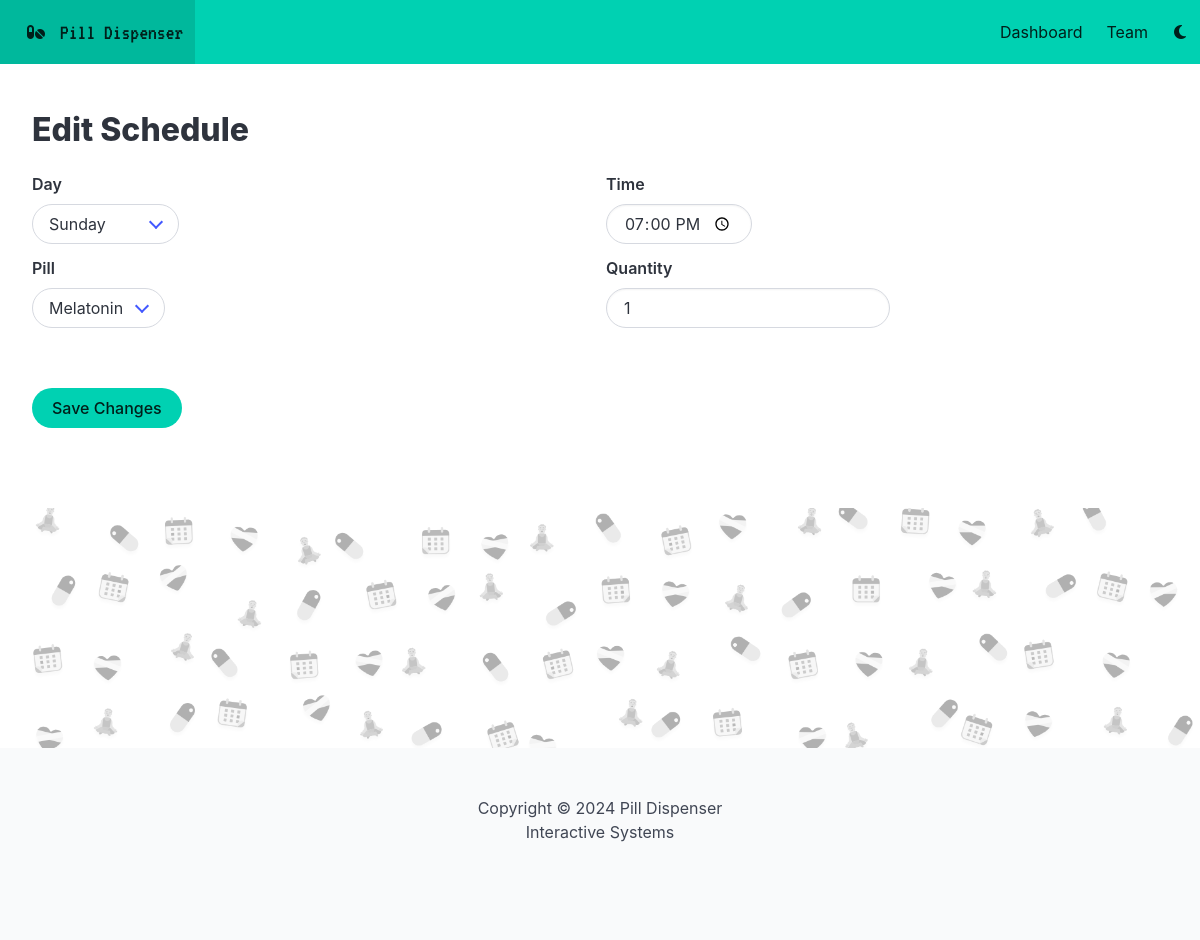
/edit_schedule/3, run on the app's committed database.
### app.py (models this page shows)
class Schedule(db.Model):
    id = db.Column(db.Integer, primary_key=True)
    day = db.Column(db.String(10), nullable=False) # 'Monday', 'Tuesday', 'Wednesday', 'Thursday', 'Friday', 'Saturday', 'Sunday'
    time = db.Column(db.String(5), nullable=False) # '09:00', '12:00', '15:00', '18:00', '21:00'
    quantity = db.Column(db.Integer, nullable=False, default=1) # 1, 2, 3, 4, 5
    pill_id = db.Column(db.Integer, db.ForeignKey('pill.id'), nullable=False)
    logs = db.relationship('Log', backref='schedule', lazy=True)

class Pill(db.Model):
    id = db.Column(db.Integer, primary_key=True)
    name = db.Column(db.String(100), nullable=False)
    dosage = db.Column(db.String(20), nullable=False) # '1mg', '2mg', '3mg', '4mg', '5mg'
    tank = db.Column(db.String(1), nullable=False, default='a') # 'a', 'b'
    schedules = db.relationship('Schedule', backref='pill', lazy=True)

### app.py (the view, shortened to what this page needs)
@app.route('/edit_schedule/<int:schedule_id>', methods=['GET', 'POST'])
def edit_schedule(schedule_id):
    schedule = Schedule.query.get_or_404(schedule_id)
    pills = Pill.query.all()
    return render_template('edit_schedule.html', schedule=schedule, pills=pills)

### templates/edit_schedule.html (shortened to what this page needs)
{% extends 'base.html' %}
{% block body %}
<section class="mt-6">
    <h1 class="title">Edit Schedule</h1>
    <form action="/edit_schedule/{{ schedule.id }}" method="POST">
        <div class="fixed-grid">
            <div class="grid">
                <div class="cell">
                    <div class="field">
                        <label for="day" class="label">Day</label>
                        <div class="select is-rounded">
                            <select id="day" name="day" required>
                                <option value="Sunday" {% if schedule.day == 'Sunday' %} selected {% endif %}>Sunday</option>
                            </select>
                        </div>
                    </div>
                </div>
                <div class="cell">
                    <div class="field">
                        <label for="time" class="label">Time</label>
                        <input class="input is-rounded" style="width: max-content;" type="time" id="time" name="time" value="{{ schedule.time }}">
                    </div>
                </div>
                <div class="cell">
                    <div class="field">
                        <label for="pill" class="label">Pill</label>
                        <div class="select is-rounded">
                            <select id="pill" name="pill_id" required>
                                {% for pill in pills %}
                                    <option value="{{ pill.id }}" {% if pill.id == schedule.pill_id %} selected {% endif %}>{{ pill.name }}</option>
                                {% endfor %}
                            </select>
                        </div>
                    </div>
                </div>
                <div class="cell">
                    <div class="field">
                        <label for="quantity" class="label">Quantity</label>
                        <input class="input is-rounded" style="width: max-content;" type="number" id="quantity" name="quantity" min="1" value="{{ schedule.quantity }}" required><br><br>
                    </div>
                </div>
            </div>
        </div>
        <button type="submit" class="button is-primary is-rounded mt-3">Save Changes</button>
    </form>
</section>
{% endblock %}

### static/css/main.css (style rules this page uses)
* { -webkit-box-sizing: border-box; -moz-box-sizing: border-box; box-sizing: border-box; }

### data on the page
Schedule: day "Sunday", time "19:00", pill_id "Melatonin", quantity "1"
